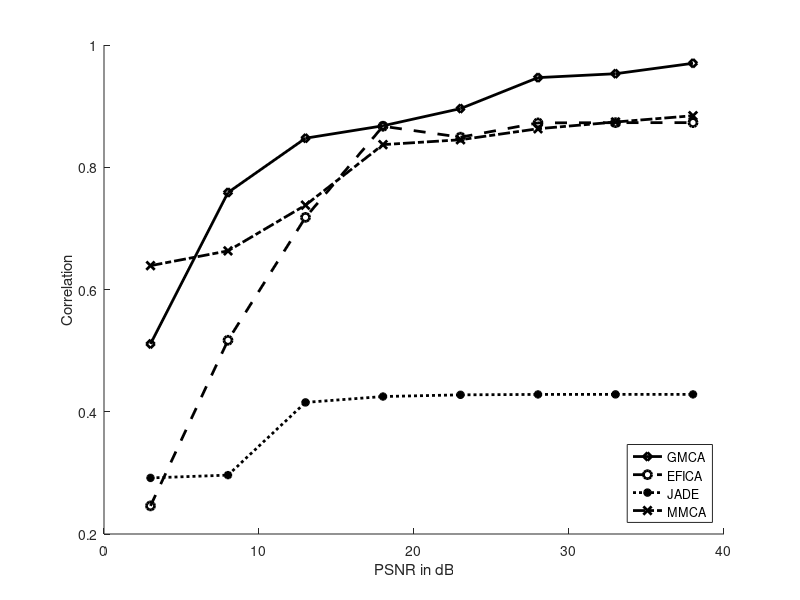
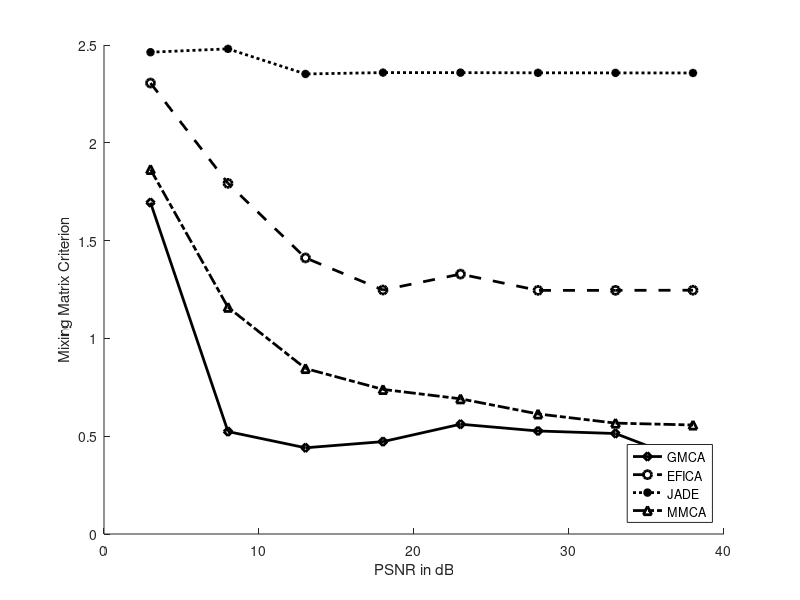

Write the MATLAB code that produced these figures, in order.
close all ; clear all; clc;
% ---------------------------- %
cri_all_gmca = load('cri_gmca.mat');
cri_all_efica = load('cri_all_efica.mat');
cri_all_jader = load('cri_all_jader.mat');
cri_all_mmca = load('cri_all_MMCA.mat');

% ---------------------------- %
R_all_gmca = load('R_gmca.mat');
R_all_efica = load('R_all_efica.mat');
R_all_jader = load('R_all_jader.mat');
R_all_mmca = load('R_all_MMCA.mat');
% ---------------------------- %
list_PSNR = [3:5:40];
figure;
hold on
plot(list_PSNR,R_all_gmca.R_all,'-kd','LineWidth',2); % Solid line (default)
plot(list_PSNR,R_all_efica.R_all,'--ko','LineWidth',2); % Dashed line
plot(list_PSNR,R_all_jader.R_all,':k*','LineWidth',2); % Dotted line
plot(list_PSNR,R_all_mmca.R_all,'-.kx','LineWidth',2); % Dotted line
hold off
xlabel('PSNR in dB') 
ylabel('Correlation') 
legend('GMCA','EFICA','JADE','MMCA','Location','southeast')
% --------------------------- %
figure;
hold on;
plot(list_PSNR,cri_all_gmca.cri_all,'-kd','LineWidth',2);
plot(list_PSNR,cri_all_efica.cri_all,'--ko','LineWidth',2);
plot(list_PSNR,cri_all_jader.cri_all,':k*','LineWidth',2);
plot(list_PSNR,cri_all_mmca.cri_all,'-.k^','LineWidth',2); % Dotted line
hold off;
xlabel('PSNR in dB') 
ylabel('Mixing Matrix Criterion')
legend('GMCA','EFICA','JADE','MMCA','Location','southeast')

